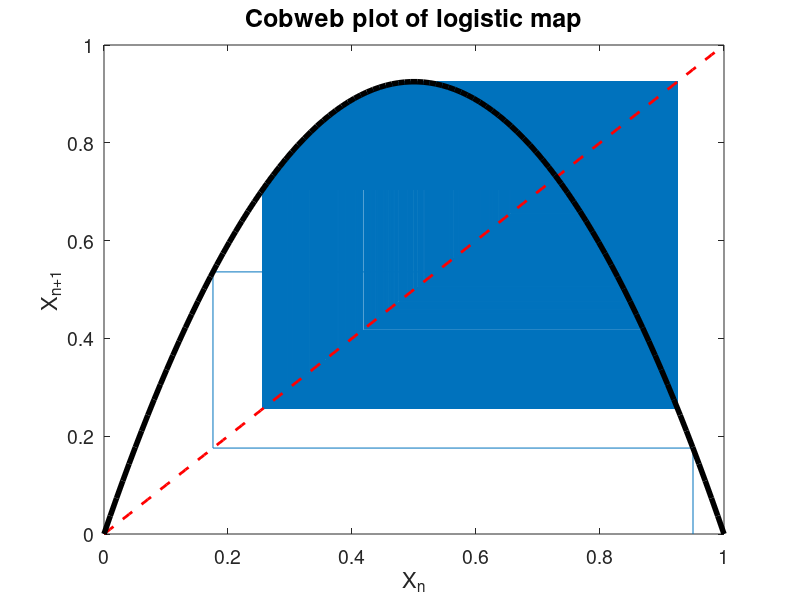
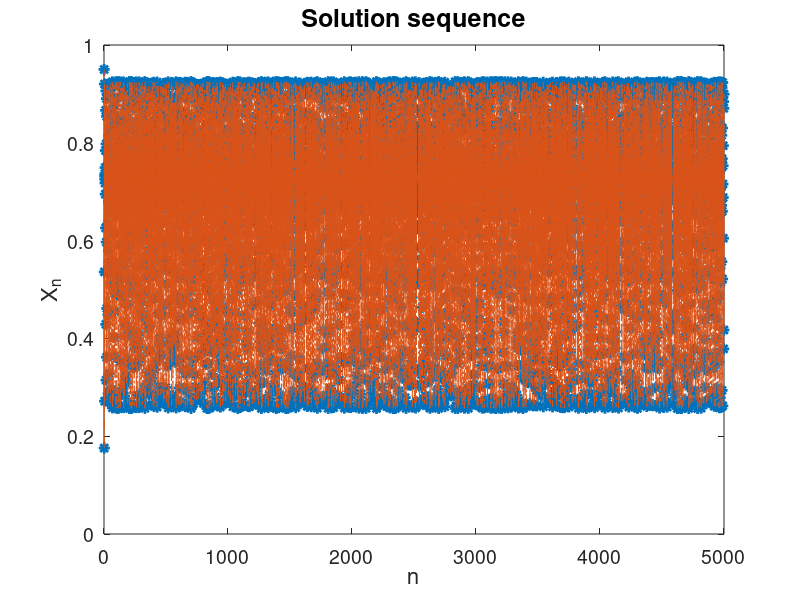
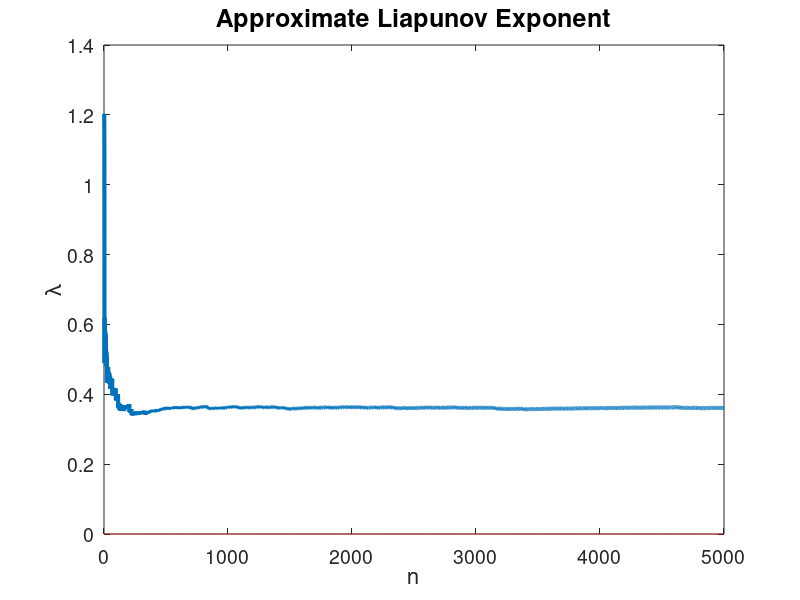

MATLAB code to generate these figures, in order:
%log_cobweb.m
%This is a script to iterate the logistic map for various parameter values
%You should only need to edit the first block of code

%This controls how many iterations you compute
N = 5000;
%this is the inital value of the model
x0 = 0.95;
%And the parameter
r =3.7;

%SHOULD NOT NEED TO EDIT ANYTHING AFTER THIS

mapping = @(x) r.*x.*(1-x); %Logistic map defined as inline funct.
deriv = @(x) r-2*r.*x;

%getting ready to run simulations
y = [x0;x0];
z = linspace(0,1,100);
fz = mapping(z);
df = deriv(x0);
lam = log(abs(df));
x = x0;
xz = [x];

%We now run forward in time until 'N'
for j = 1:N
    
    %Apply the map to our variable
    f = mapping(x);
    fprime = deriv(x);
    %Get ready for next step
    x = f;
    %add the value to 'xz' for plot #2
    xz = [xz;x];
    %Add the value to 'y' for plot #1
    y = [y;x;x];
    
    %Now we're storing the derivative of the map at the various orbit
    %points
    df = [df;fprime];
    %and using it to pudate the liapunov exponent
    lam = [lam;mean(log(abs(df)))];
    
    
end

%Here we plot the function, the line x=y, and our cobweb
figure(1)
plot(y(1:2*N+1),[0;y(3:2*N+2)],z,z,'r--', 'LineWidth',2)
hold on
plot(z,fz,'k','LineWidth',4)
hold off
set(gca,'FontSize',14)
set(gca,'YTick',[0,0.2,0.4,0.6,0.8,1])
title('Cobweb plot of logistic map','FontSize',18)
xlabel('X_n','Fontsize',16)
ylabel('X_{n+1}','Fontsize',16)

%Here we will plot the time sequence of our solution
figure(2)
plot(xz,'*','MarkerSize',8,'LineWidth',2)
hold on
plot(xz,'-.','LineWidth',0.5)
hold off
set(gca,'FontSize',14)
set(gca,'YTick',[0,0.2,0.4,0.6,0.8,1])
title('Solution sequence','FontSize',18)
xlabel('n','Fontsize',16)
ylabel('X_n','Fontsize',16)
ylim([0 1])
xlim([0 N+1])


%Here we will plot the time sequence of our solution
figure(3)
plot(lam,'-','LineWidth',3)
hold on
plot(0*lam,'-.r','LineWidth',0.5)
hold off
set(gca,'FontSize',14)
% set(gca,'YTick',[0,0.2,0.4,0.6,0.8,1])
title('Approximate Liapunov Exponent','FontSize',18)
xlabel('n','Fontsize',16)
ylabel('\lambda','Fontsize',16)
% ylim([0 1])
xlim([0 N+1])